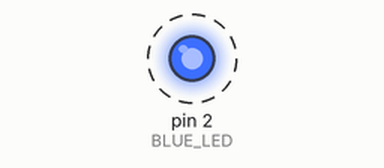
Simulated run of this sketch. Board: Arduino Uno, built with avr-gcc and run on an emulated ATmega328P. Parts: output pins drawn as LEDs (lit = HIGH). Dashed ring = blinking.

Above: at 0.5 s.
Timing chart, 0 to 4.6 s (numbered marks = the images above):
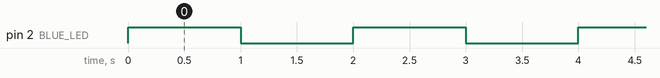

The sketch:

blueLEDblink.ino
```cpp
const uint8_t BLUE_LED = 2;

void setup() {
  pinMode(BLUE_LED, OUTPUT);
}

void loop() {
  digitalWrite(BLUE_LED, HIGH);
  delay(1000);
  digitalWrite(BLUE_LED, LOW);
  delay(1000);
}
```

Measured:
- by itself, pin 2 (BLUE_LED): alternates HIGH for 1.0 s and LOW for 1.0 s
